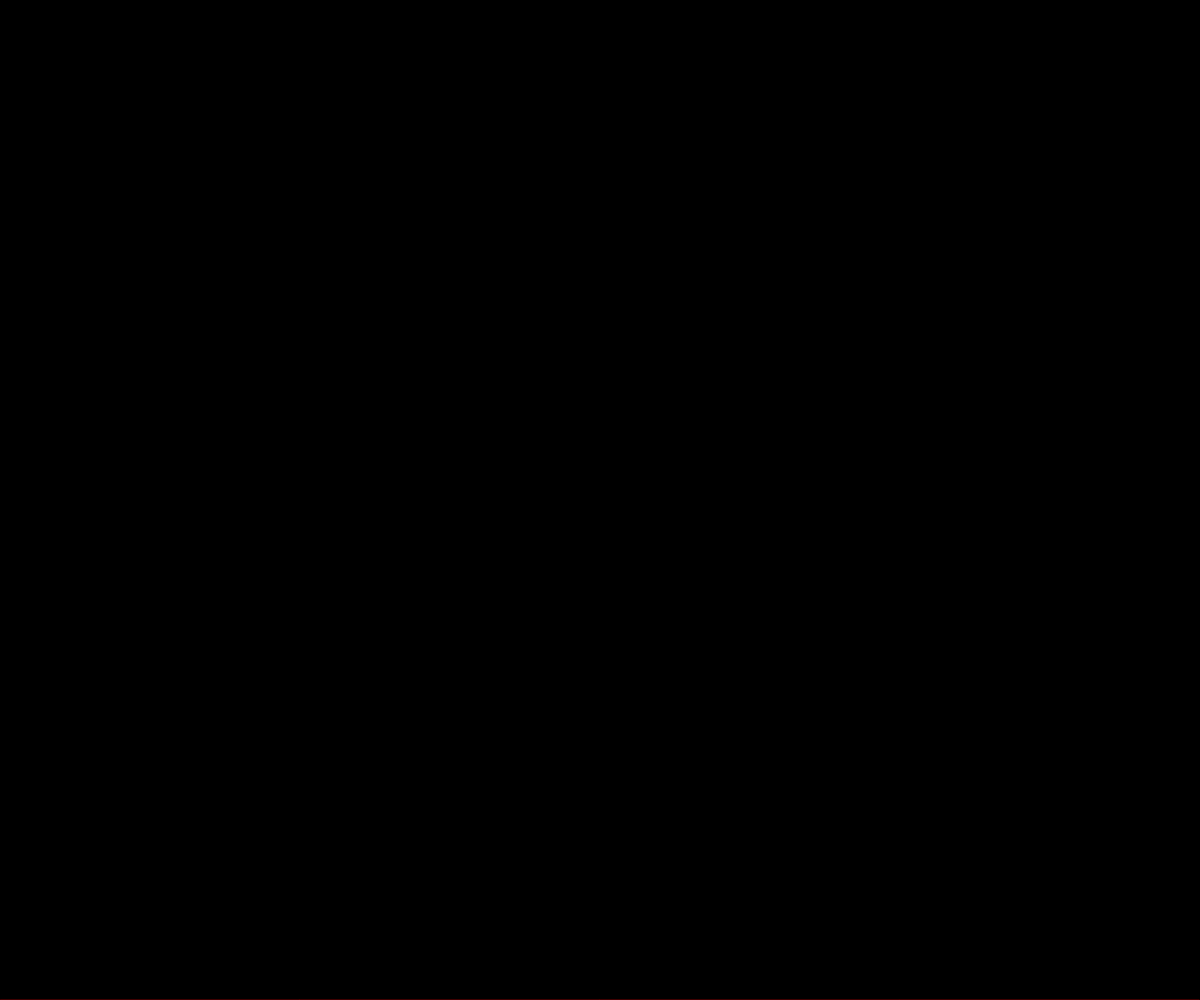
Frame 1 (no input)
Frame 60 (no input): identical to frame 1, image omitted
Frame 120 (the mouse pressed at the canvas centre since frame 60): identical to frame 1, image omitted

The p5.js sketch that drew this single still picture (run headless with seeded random() and noise() and a simulated clock; from frame 60 on, the mouse is pressed at the canvas centre):

// p5.js sketch
// ── sketch.js
console.log ('JS LOAD!')

let dpi;
let w;
let wcm;
let raggio;
let r2;
let f2;
let ml;
let hgt;
let hgt2;
let pxh;


function setup (){
    createCanvas(windowWidth, windowHeight);
    shared=true;
    dpi = pixelDensity();
    w = windowWidth / dpi;
    wcm = w * 2.54;
    raggio = wcm / 200;
    r2 = raggio * raggio;
    f2 = 3.14 * r2;
    ml = 70;
    hgt = ml / f2;
    hgt2 = pixelDensity() / 0.39;
    pxh = hgt * hgt2 * 4;
    console.log(`Size: ${pxh.toFixed(2)}`);
    
}

function draw (){
  background(0);
  fill(255,0,0);
   const rectHeight = pxh;
   const rectWidth = windowWidth;
   const centerX = width / 2;
   const canvasBottom = height;
   const rectX = centerX - rectWidth / 2;
   const rectY = canvasBottom - rectHeight;
    rect(rectX, rectY, rectWidth, rectHeight);
  
   }
  
 

   
